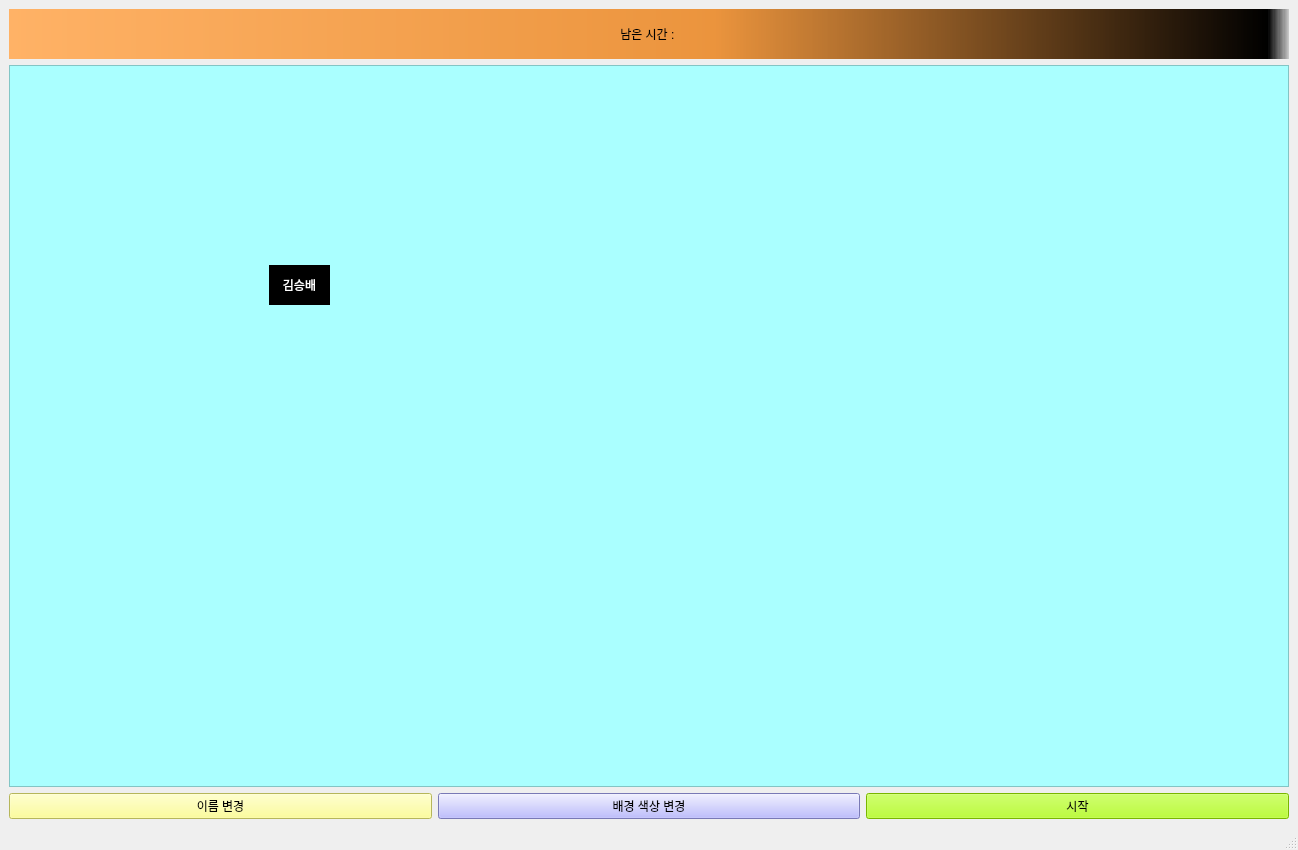
<?xml version="1.0" encoding="UTF-8"?>
<ui version="4.0">
 <class>MainWindow</class>
 <widget class="QMainWindow" name="MainWindow">
  <property name="geometry">
   <rect>
    <x>0</x>
    <y>0</y>
    <width>1298</width>
    <height>850</height>
   </rect>
  </property>
  <property name="windowTitle">
   <string>MainWindow</string>
  </property>
  <widget class="QWidget" name="centralwidget">
   <property name="enabled">
    <bool>true</bool>
   </property>
   <layout class="QVBoxLayout" name="verticalLayout">
    <item>
     <widget class="QLabel" name="label_2">
      <property name="sizePolicy">
       <sizepolicy hsizetype="Minimum" vsizetype="Minimum">
        <horstretch>0</horstretch>
        <verstretch>0</verstretch>
       </sizepolicy>
      </property>
      <property name="maximumSize">
       <size>
        <width>16777213</width>
        <height>50</height>
       </size>
      </property>
      <property name="styleSheet">
       <string notr="true">font: 700 20pt &quot;맑은 고딕&quot;;
background-color: qlineargradient(spread:pad, x1:0, y1:0, x2:1, y2:0, stop:0 rgba(255, 178, 102, 255), stop:0.55 rgba(235, 148, 61, 255), stop:0.98 rgba(0, 0, 0, 255), stop:1 rgba(0, 0, 0, 0));</string>
      </property>
      <property name="text">
       <string>남은 시간 : </string>
      </property>
      <property name="alignment">
       <set>Qt::AlignCenter</set>
      </property>
     </widget>
    </item>
    <item>
     <layout class="QGridLayout" name="gridLayout">
      <item row="2" column="0">
       <widget class="QPushButton" name="nameBtn">
        <property name="sizePolicy">
         <sizepolicy hsizetype="Minimum" vsizetype="Minimum">
          <horstretch>0</horstretch>
          <verstretch>0</verstretch>
         </sizepolicy>
        </property>
        <property name="styleSheet">
         <string notr="true">background-color: rgb(255, 255, 127);
color: rgb(0, 0, 0);
font: 700 14pt &quot;맑은 고딕&quot;;</string>
        </property>
        <property name="text">
         <string>이름 변경</string>
        </property>
       </widget>
      </item>
      <item row="2" column="2">
       <widget class="QPushButton" name="startBtn">
        <property name="sizePolicy">
         <sizepolicy hsizetype="Minimum" vsizetype="Minimum">
          <horstretch>0</horstretch>
          <verstretch>0</verstretch>
         </sizepolicy>
        </property>
        <property name="styleSheet">
         <string notr="true">color: rgb(0, 0, 0);
background-color: rgb(170, 255, 0);
font: 700 14pt &quot;맑은 고딕&quot;;</string>
        </property>
        <property name="text">
         <string>시작</string>
        </property>
       </widget>
      </item>
      <item row="2" column="1">
       <widget class="QPushButton" name="colorBtn">
        <property name="sizePolicy">
         <sizepolicy hsizetype="Minimum" vsizetype="Fixed">
          <horstretch>0</horstretch>
          <verstretch>0</verstretch>
         </sizepolicy>
        </property>
        <property name="styleSheet">
         <string notr="true">background-color: rgb(170, 170, 255);
font: 700 14pt &quot;맑은 고딕&quot;;
color: rgb(0, 0, 0);</string>
        </property>
        <property name="text">
         <string>배경 색상 변경</string>
        </property>
       </widget>
      </item>
      <item row="1" column="0" colspan="3">
       <widget class="QFrame" name="frame">
        <property name="sizePolicy">
         <sizepolicy hsizetype="Preferred" vsizetype="Preferred">
          <horstretch>0</horstretch>
          <verstretch>0</verstretch>
         </sizepolicy>
        </property>
        <property name="styleSheet">
         <string notr="true">background-color: rgb(170, 255, 255);</string>
        </property>
        <property name="frameShape">
         <enum>QFrame::StyledPanel</enum>
        </property>
        <property name="frameShadow">
         <enum>QFrame::Raised</enum>
        </property>
        <widget class="QLabel" name="label">
         <property name="geometry">
          <rect>
           <x>260</x>
           <y>200</y>
           <width>61</width>
           <height>40</height>
          </rect>
         </property>
         <property name="styleSheet">
          <string notr="true">color: rgb(255, 255, 255);
background-color: rgb(0, 0, 0);
font: 700 9pt &quot;맑은 고딕&quot;;
border-color: rgb(0, 0, 0);</string>
         </property>
         <property name="text">
          <string>김승배</string>
         </property>
         <property name="alignment">
          <set>Qt::AlignCenter</set>
         </property>
        </widget>
       </widget>
      </item>
     </layout>
    </item>
   </layout>
  </widget>
  <widget class="QMenuBar" name="menubar">
   <property name="geometry">
    <rect>
     <x>0</x>
     <y>0</y>
     <width>1298</width>
     <height>22</height>
    </rect>
   </property>
  </widget>
  <widget class="QStatusBar" name="statusbar"/>
 </widget>
 <resources/>
 <connections>
  <connection>
   <sender>nameBtn</sender>
   <signal>clicked()</signal>
   <receiver>MainWindow</receiver>
   <slot>changeName()</slot>
   <hints>
    <hint type="sourcelabel">
     <x>157</x>
     <y>544</y>
    </hint>
    <hint type="destinationlabel">
     <x>164</x>
     <y>577</y>
    </hint>
   </hints>
  </connection>
  <connection>
   <sender>colorBtn</sender>
   <signal>clicked()</signal>
   <receiver>MainWindow</receiver>
   <slot>changeColor()</slot>
   <hints>
    <hint type="sourcelabel">
     <x>404</x>
     <y>542</y>
    </hint>
    <hint type="destinationlabel">
     <x>414</x>
     <y>572</y>
    </hint>
   </hints>
  </connection>
  <connection>
   <sender>startBtn</sender>
   <signal>clicked()</signal>
   <receiver>MainWindow</receiver>
   <slot>Start()</slot>
   <hints>
    <hint type="sourcelabel">
     <x>658</x>
     <y>549</y>
    </hint>
    <hint type="destinationlabel">
     <x>656</x>
     <y>577</y>
    </hint>
   </hints>
  </connection>
 </connections>
 <slots>
  <slot>changeName()</slot>
  <slot>changeColor()</slot>
  <slot>Start()</slot>
 </slots>
</ui>
